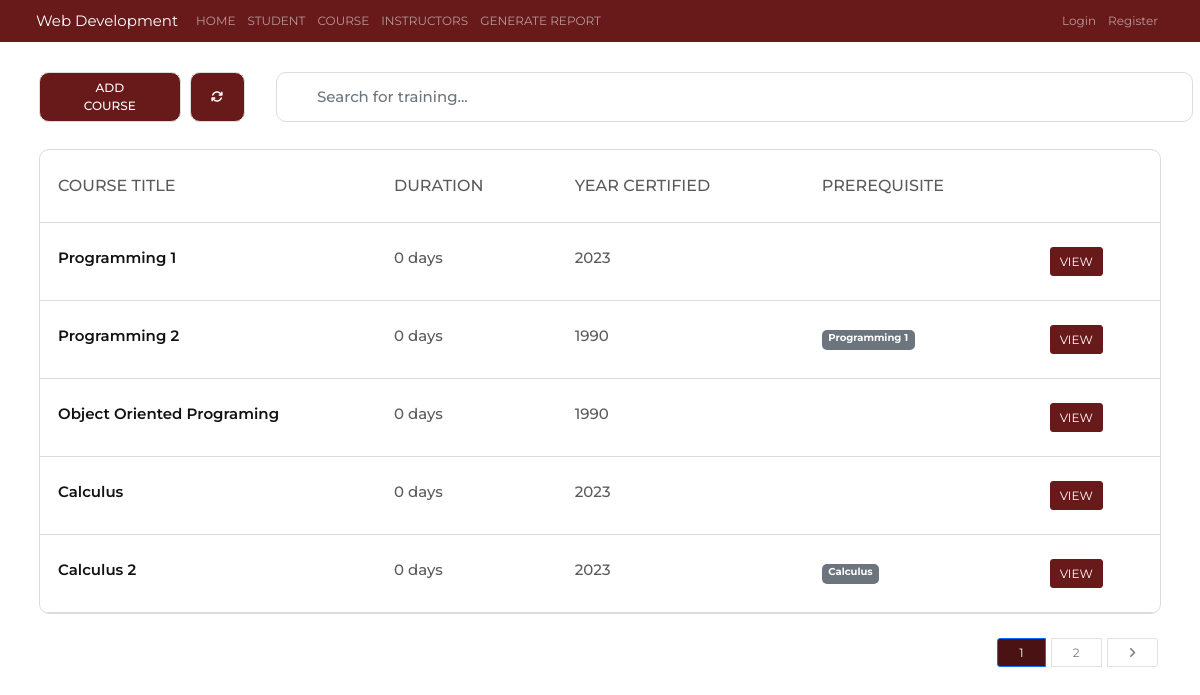
/course/index.php, run on the app's committed database.
### tables this page shows
CREATE TABLE `course` (
  `course_id` int(11) NOT NULL,
  `course_title` varchar(30) NOT NULL,
  `number_of_days` int(11) NOT NULL DEFAULT 1,
  `mtap_course` varchar(200) DEFAULT NULL,
  `pre_requisite_course` int(11) DEFAULT NULL,
  `implementation` varchar(200) DEFAULT NULL,
  `year_certified` int(4) NOT NULL
);

### course/index.php (the view, shortened to what this page needs)
<?php
	require '../templates/connection.php';
	require '../templates/header.php';
	if(isset($_GET['search']) && !empty($_GET['search'])) {
		$_SESSION['search'] = $_GET['search'];
		$searchQuery = "SELECT * FROM `course` WHERE course_title LIKE '%{$_GET['search']}%' ";
	}  else {
		$searchQuery = "SELECT * FROM `course` ";
	}
	$itemsPerPage = 5;
	$allItems = mysqli_query($conn, $searchQuery);
	$total = mysqli_num_rows($allItems);
	$totalPages = ceil($total/$itemsPerPage);
	if(isset($_GET['page']) && !empty($_GET['page'])) {
	$page = (int) $_GET['page'];
	} else {
	$page = 1;
	}
	$offset = ($page - 1) * $itemsPerPage;
	$query = $searchQuery . " LIMIT $itemsPerPage OFFSET $offset";
	$result = mysqli_query($conn, $query);
?>
<link rel="stylesheet" type="text/css" href="../assets/css/style.css">
</head>
<body>
	<?php include '../templates/navigation.php';?>
	<div class="container mt-5 pt-5">
		<div class="row">
				<div class="col-2">
    			<button id = 'create-training-button' class= 'button1'> ADD COURSE</button>
				</div>
				<div class="col-3 p-0">
				<button onclick="window.location.href='index.php';" class="button2"> <i class="fa fa-refresh"></i></button>
				</div>
				<div class="form col-10">
					<form method = "GET" action = 'index.php'>
							<input
									type="search"
									id="myInput"
									class="form-control form-input"
									placeholder="Search for training..."
									name = "search"
									<?php if(isset($_SESSION['search'])) { ?>
										value = "<?= 	$_SESSION['search'] ?>"
									<?php }	?>
							>
					</form>
				</div>
		</div>
	</div>
  <div class="container my-3">
    <div class="row">
      <div class="col-lg-10 mx-auto">
				<div class="table-responsive">
					<table class='table'>
						<thead>
							<tr>
								<th style='width: 30%'>COURSE TITLE</th>
								<th>DURATION</th>
								<th>YEAR CERTIFIED</th>
								<th>PREREQUISITE</th>
								<th></th>
							</tr>
						</thead>
						<tbody>
						<?php
							if($total > 0) {
								foreach($result as $student) {
						?>
							<tr>
								<td class = "fs-5" ><?= $student['course_title']; ?></td>
								<td class = "fs-5"><?php echo $student['number_of_days'] . " days"; ?></td>
								<td class = "fs-5">
									<?php
										$timestamp = strtotime($student['year_certified']);
										echo date("Y", $timestamp);
									?>
								</td>
								<td class = "fs-5">
									<?php
									if($student["pre_requisite_course"]) { ?>
										<?php
											$ctr = 0;
											$pre_req = $student["pre_requisite_course"];
										while($ctr < 3 && $pre_req) {
											$sql = "SELECT * FROM `course` WHERE course_id = '$pre_req'";
											$query = mysqli_query($conn, $sql);
											$course = mysqli_fetch_assoc($query); ?>
											<span class="badge bg-secondary">
												<?php	echo $course["course_title"];?>
											</span>
											<?php $ctr++;?>
											<?php $pre_req = $course['pre_requisite_course']; ?>
										<?php } ?>
									<?php } ?>
								</td>
								<td class = "fs-5">
								<a href="viewrecord.php?id=<?= $student['course_id']; ?>" class="btn btn-primary">VIEW</a>
								</td>
							</tr>
							<?php }
								}
							?>
						</tbody>
					</table>
				</div>
				<nav class = "my-3">
					<ul class="pagination justify-content-center pagination-md">
						<li class="page-item  active">
							<a class="page-link" href = "index.php?page=<?= $page . retainSearch() ?>">
								<?=	$page ?>
							</a>
						</li>
					<?php if($page + 1 <= $totalPages) { ?>
						<li class="page-item">
							<a class="page-link" href = "index.php?page=<?= $page + 1 . retainSearch() ?>">
								<?= $page + 1 ?>
							</a>
						</li>
					<?php } ?>
					<?php if($page < $totalPages) { ?>
						<li class="page-item">
							<a class="page-link" href = "index.php?page=<?= $page + 1 . retainSearch() ?>">
								<i class="fa-solid fa-angle-right"></i>
							</a>
						</li>
					<?php } ?>
					</ul>
				</nav>
			</div>
		</div>
	</div>
</body>
</html>

### assets/css/style.css (style rules this page uses)
*, *::before, *::after { box-sizing:border-box; }
:root { font-size: 12px; }
body { margin:0; font-family: 'Montserrat', sans-serif; background:#ffffff; }
body { min-height: 100vh; }
#myInput { position: relative; background-position: 10px 10px; background-repeat: no-repeat; width: 98.4%; border-radius: 10px; font-size: 15px; padding: 10px 20px 12px 40px; border: 1px solid #ddd; margin-bottom: 15px; float: right; margin-top: -50px; margin-right: -222px; height: 50px; color: #121212; font-weight: 500; }
.table { border: 1px solid #DBDBDB; border-collapse: separate; overflow: hidden; border-spacing: 0px; border-radius: 10px; color: #5B5B5B; }
.table thead tr th { border-bottom: 1px solid #DBDBDB !important; font-size: 16px; font-weight: 500; }
.table tbody td:first-child { font-weight: 600; color: #121212; }
td { font-weight: 500; }
.button1 { position: relative; background-color: #4a1212; border-radius: 10px; border: 0px solid black; padding: 5px 40px; height: 50px; justify-content: center; }
.button1 { color: white; border: 1px solid #ddd; background-image: -webkit-linear-gradient(30deg, #681a1a 50%, transparent 50%); background-image: linear-gradient(30deg, #681a1a 50%, transparent 50%); background-size: 500px; background-repeat: no-repeat; background-position: 0%; font-weight: 500; -webkit-transition: background 300ms ease-in-out; transition: background 300ms ease-in-out; }
.button2 { position: relative; background-color: #4a1212; border-radius: 10px; border: 1px solid black; padding:5px 20px; height: 50px; justify-content: center; text-decoration: none; width: 55px; }
.button2 { color: white; border: 1px solid #ddd; background-image: -webkit-linear-gradient(30deg, #681a1a 50%, transparent 50%); background-image: linear-gradient(30deg, #681a1a 50%, transparent 50%); background-size: 500px; background-repeat: no-repeat; background-position: 0%; -webkit-transition: background 300ms ease-in-out; transition: background 300ms ease-in-out; }
.pagination { float: right; }
.table>:not(caption)>*>* { padding: 2.0rem 1.5rem; background-color: var(--bs-table-bg); border-bottom-width: 1px; box-shadow: inset 0 0 0 9999px var(--bs-table-accent-bg); }
.col-lg-10 { flex: 0 0 auto; width: 100%; }
.page-link { position: relative; display: block; color: #7b7a7a; text-decoration: none; background-color: #fff; border: 1px solid #dee2e6; transition: color .15s ease-in-out,background-color .15s ease-in-out,border-color .15s ease-in-out,box-shadow .15s ease-in-out; }
.page-link { padding: 0.375rem 1.75rem; }
.btn-primary { color: #fff; background-color: #681a1a; border-color: #681a1a; }
.table-responsive { background:#fff; }
.pagination .page-item { margin:0 3px; }
.active > a { background:#4a1212 !important; }
.badge { height: 20px; font-size: 10px; text-align: center; border-radius: 5px; }
.col-2 { flex: 0 0 auto; width: 14%; }
.col-3 { flex: right auto; width: 10%; list-style: none; }

### data on the page
course: course_title "Programming 1", number_of_days "0", year_certified "2023"
course: course_title "Programming 2", number_of_days "0", year_certified "1990"
course: course_title "Object Oriented Programing", number_of_days "0", year_certified "1990"
course: course_title "Calculus", number_of_days "0", year_certified "2023"
course: course_title "Calculus 2", number_of_days "0", year_certified "2023"

### other printed values
$page "1"
$page + 1 "2"
